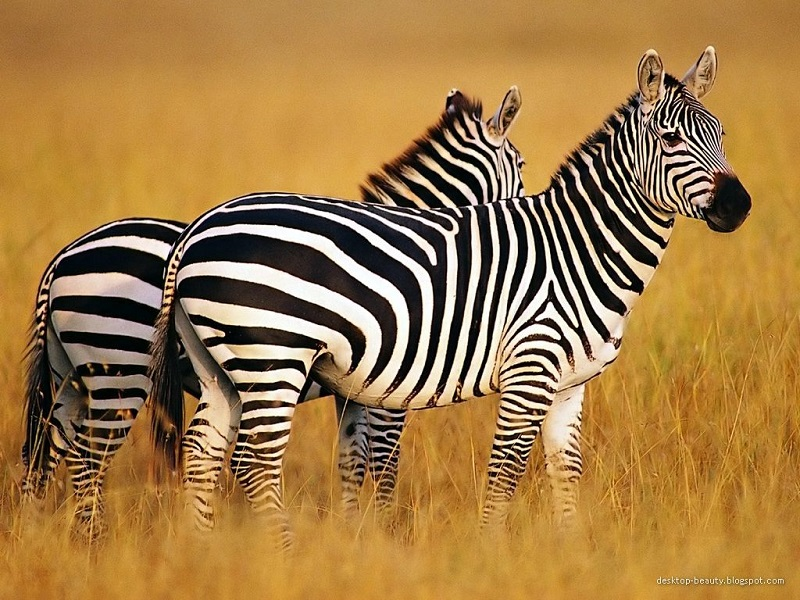
#> input picture Photo/zebra1_small.jpg, 800 x 600 px
$ python t14.edges_detection.py
#> lines starting #> are read from the running program, lines starting #| are printed output that depends on the picture; after the words box and inside, x2 and y2 are one past the last pixel; in counts of white or black regions, pixels touching at a corner belong together
import cv2 as cv
import numpy as np

img=cv.imread('Photo/zebra1_small.jpg')
#> img is the input picture: shape (600, 800, 3); mean B, G, R 70.1, 124.1, 162.8
cv.imshow('img',img)

#edges and gradients

#grayscale
gray=cv.cvtColor(img,cv.COLOR_BGR2GRAY)
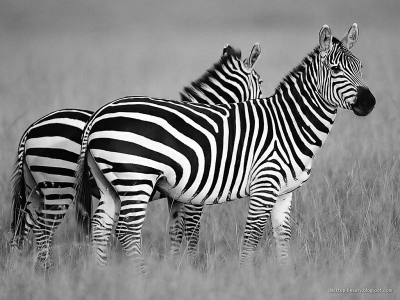
#> gray: shape (600, 800) (shown at 1/2 size); min 0, max 255, mean 129.5
cv.imshow('gray',gray)


#1.laplacian edges
lap=cv.Laplacian(gray,cv.CV_64F)
lap=np.uint8(np.absolute(lap))
cv.imshow('laplacian edges',lap)


#2.sobel
#sobel can computes  for x and y direction
sobelx=cv.Sobel(gray,cv.CV_64F,1,0)
sobely=cv.Sobel(gray,cv.CV_64F,0,1)
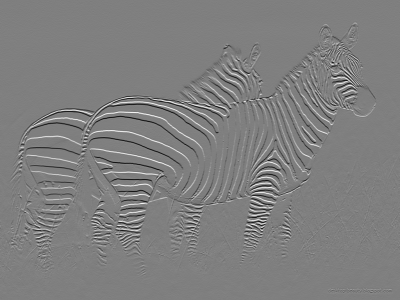
#> sobely: shape (600, 800) float64 (shown at 1/2 size); min -1012, max 1013, mean 0.1; drawn with min black and max white

cv.imshow('Sobel-x',sobelx)
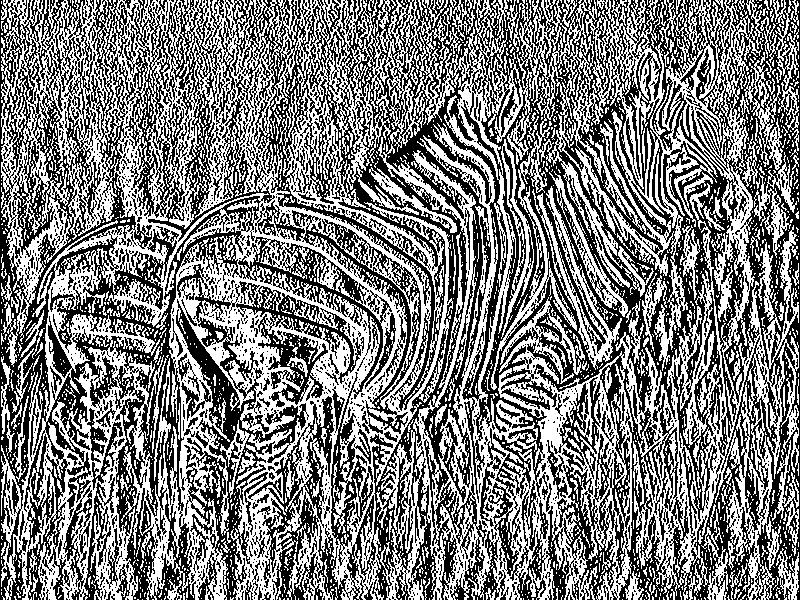
#> window 'Sobel-x': shape (600, 800); 49.1% white in thin lines or dots
cv.imshow('Sobel-y',sobely)
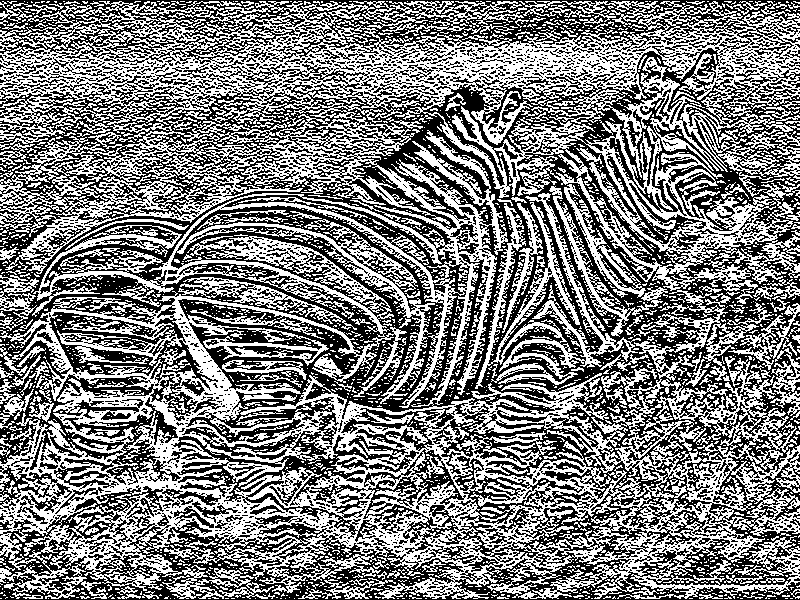
#> window 'Sobel-y': shape (600, 800); 49.2% white in thin lines or dots
#we can combine both sobel images
combined=cv.bitwise_or(sobelx,sobely)
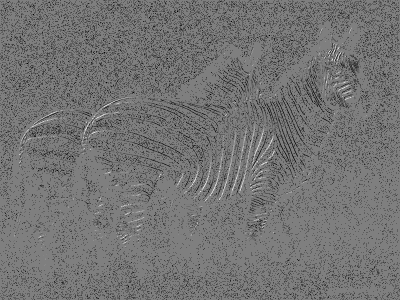
#> combined: shape (600, 800) float64 (shown at 1/2 size); 7.6% of the values are NaN or infinite; the others: min -130944, max 130944, mean -2190.2; drawn with min black, max white, NaN and infinite black
cv.imshow('combined sobel',combined)
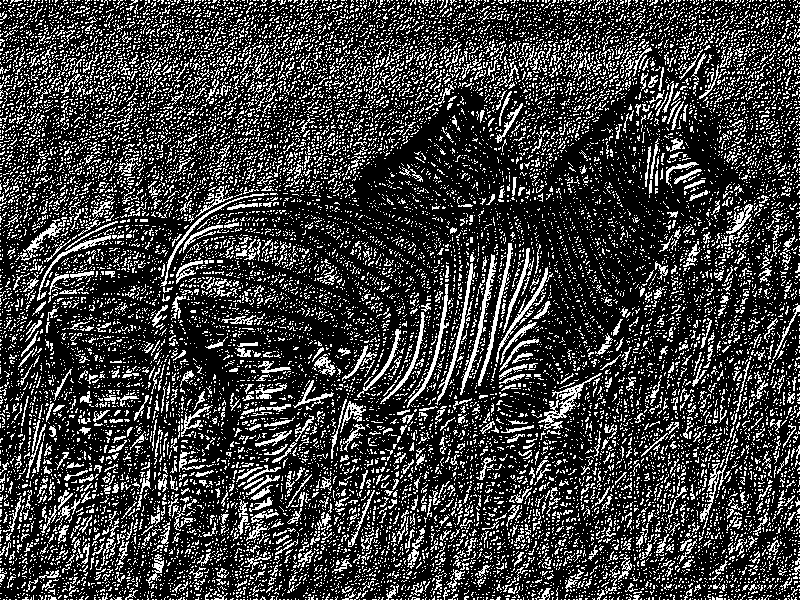
#> window 'combined sobel': shape (600, 800); 23.9% white in thin lines or dots

# 3.canny edge detector
canny=cv.Canny(gray,125,175)
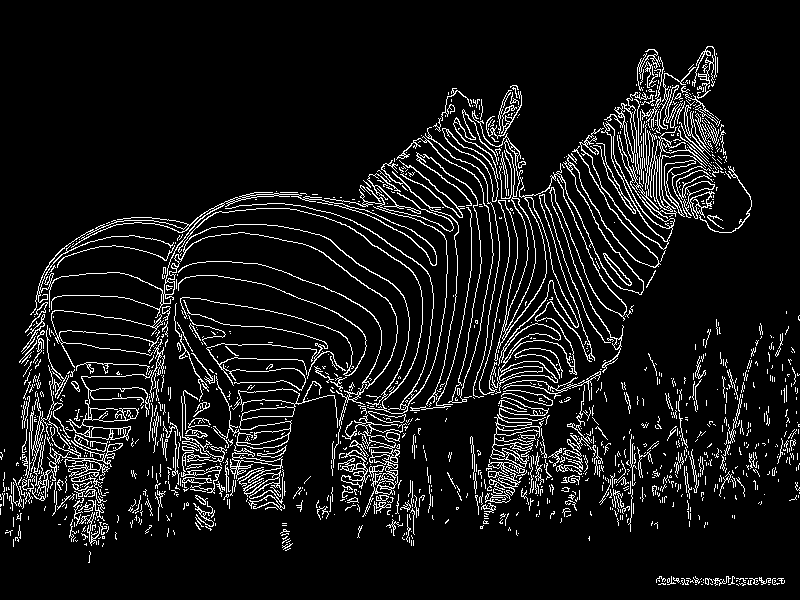
#> canny: shape (600, 800); 8.7% white in thin lines or dots
cv.imshow('canny',canny)


cv.waitKey(0)

$ run again, with Photo/anaisha1.jpg copied over Photo/zebra1_small.jpg
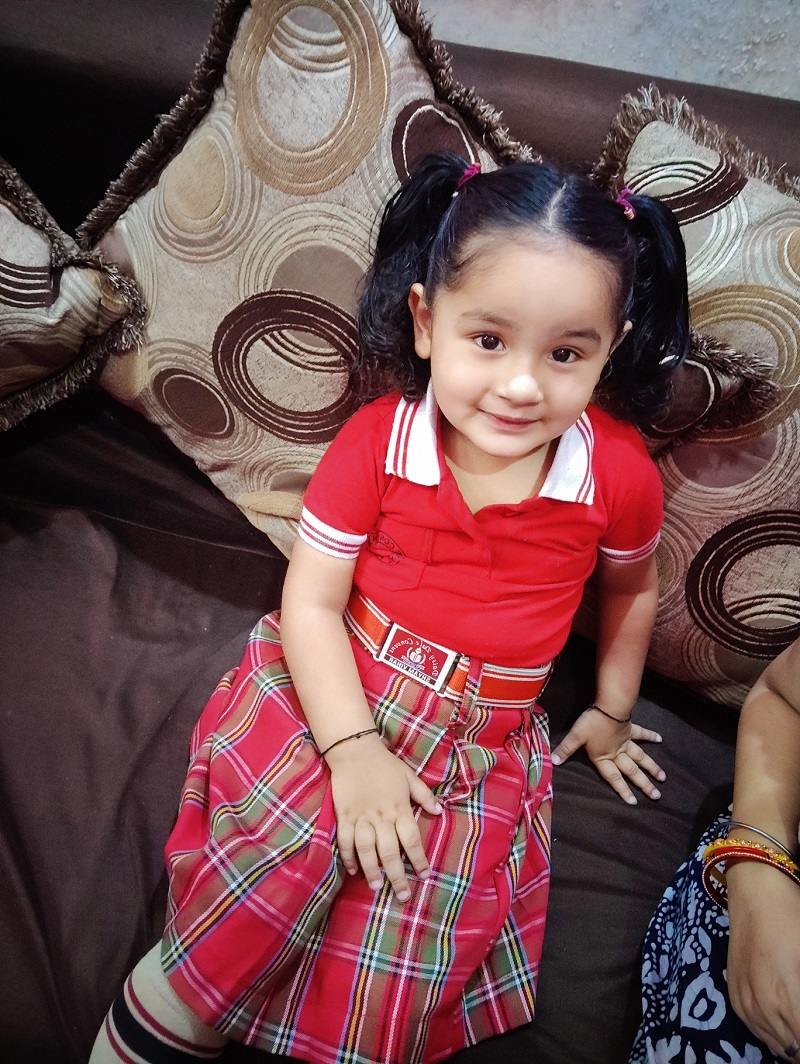
#> input picture Photo/anaisha1.jpg, 800 x 1064 px
#> img is the input picture: shape (1064, 800, 3); mean B, G, R 79.7, 77.9, 114.3
#> `cv.imshow('Sobel-x',sobelx)`:
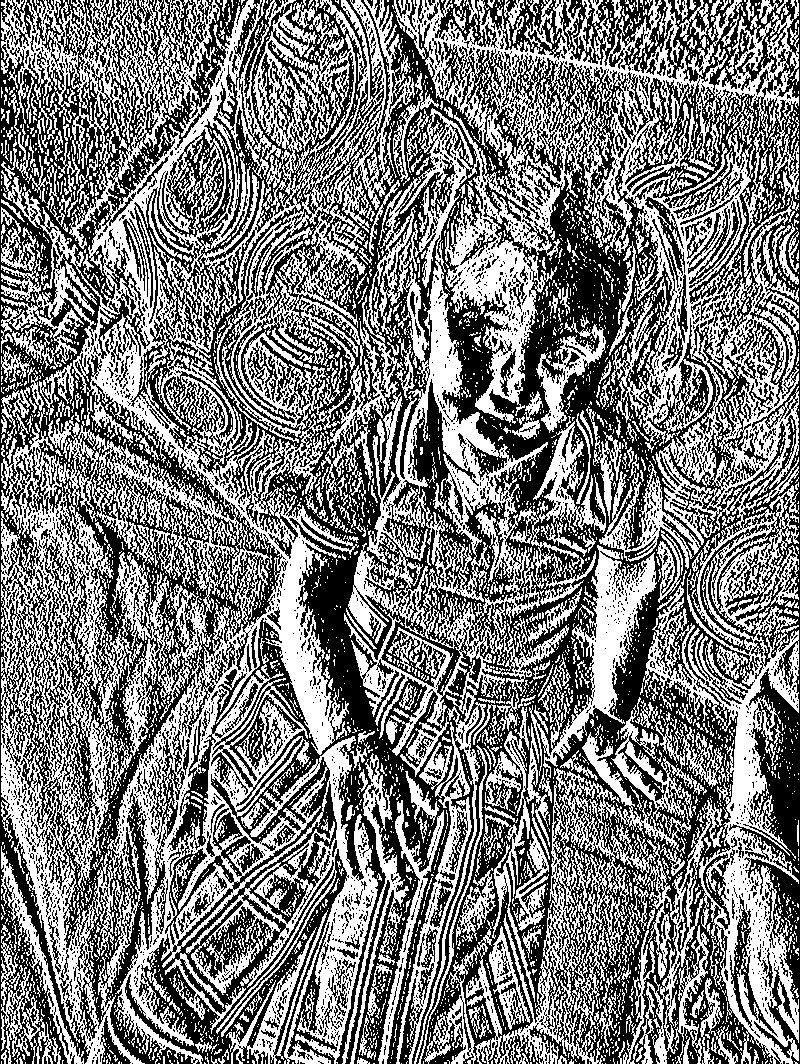
#> window 'Sobel-x': shape (1064, 800); 48.7% white; 4638 white regions (4112 under 20 px), largest, box (x1, y1, x2, y2) and area: (1, 0, 415, 1064) 165708, (344, 0, 799, 1064) 132561, (424, 768, 723, 1064) 19906
#> `canny=cv.Canny(gray,125,175)`:
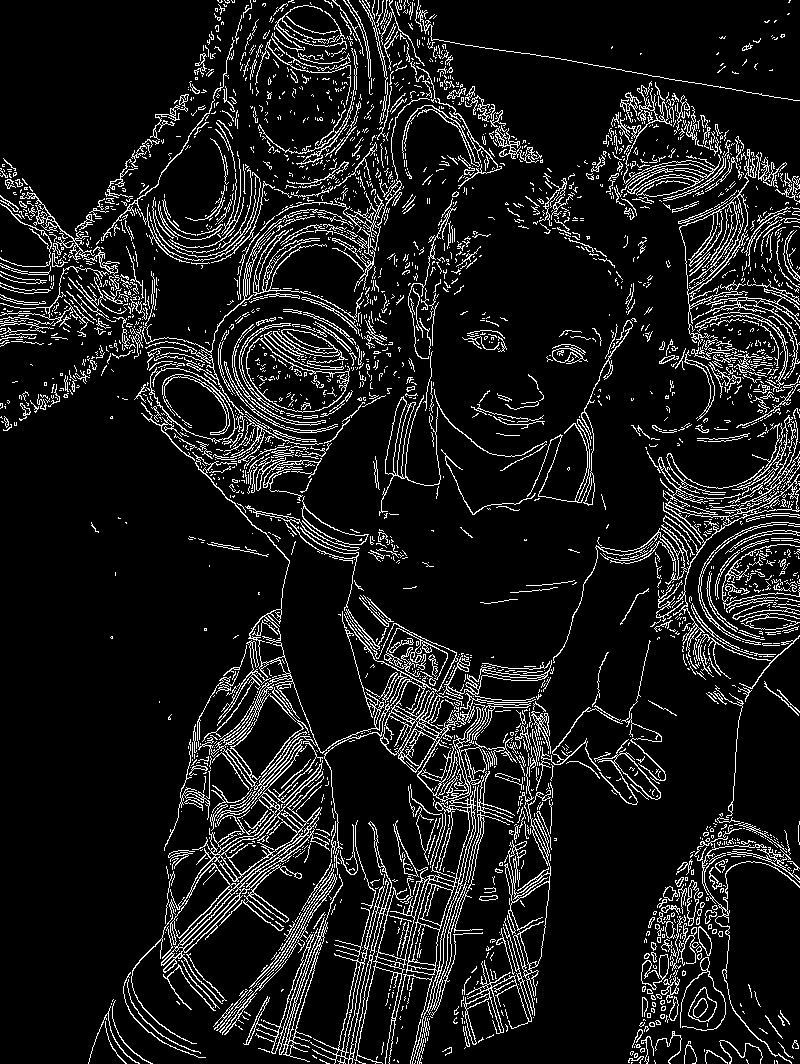
#> canny: shape (1064, 800); 10.4% white in thin lines or dots

$ run again, with Photo/anaishamili1.jpg copied over Photo/zebra1_small.jpg
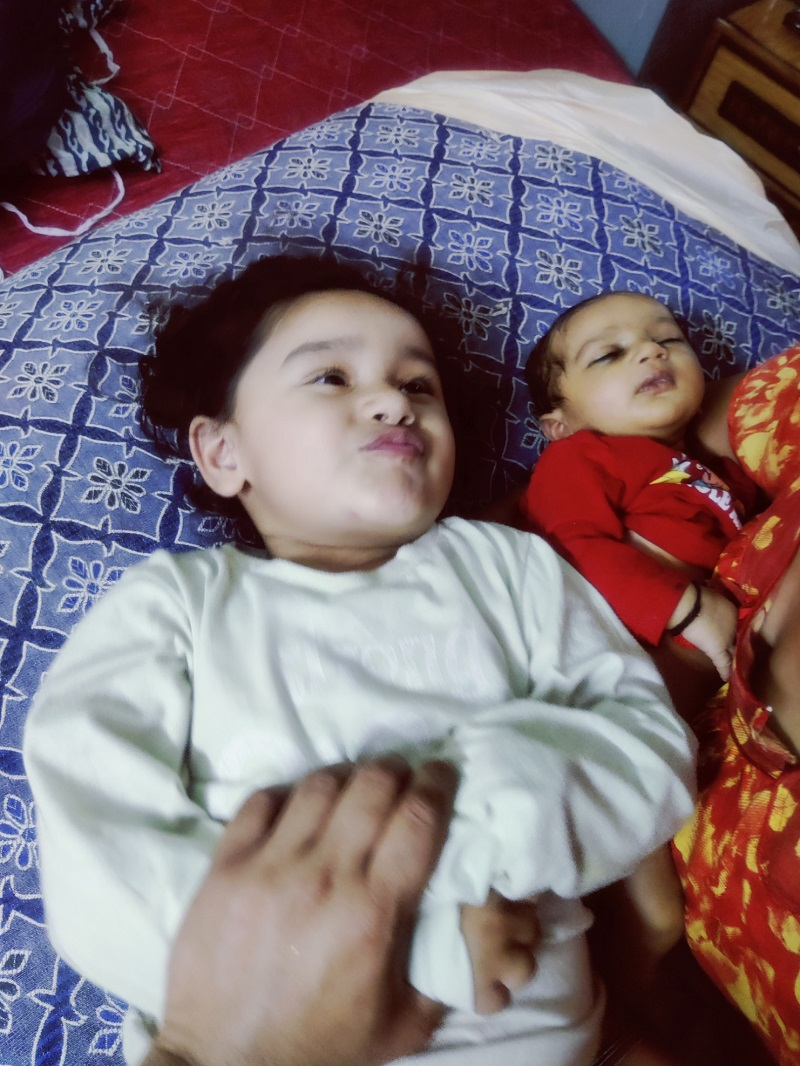
#> input picture Photo/anaishamili1.jpg, 800 x 1066 px
#> img is the input picture: shape (1066, 800, 3); mean B, G, R 116.7, 110.3, 127.8
#> `cv.imshow('Sobel-x',sobelx)`:
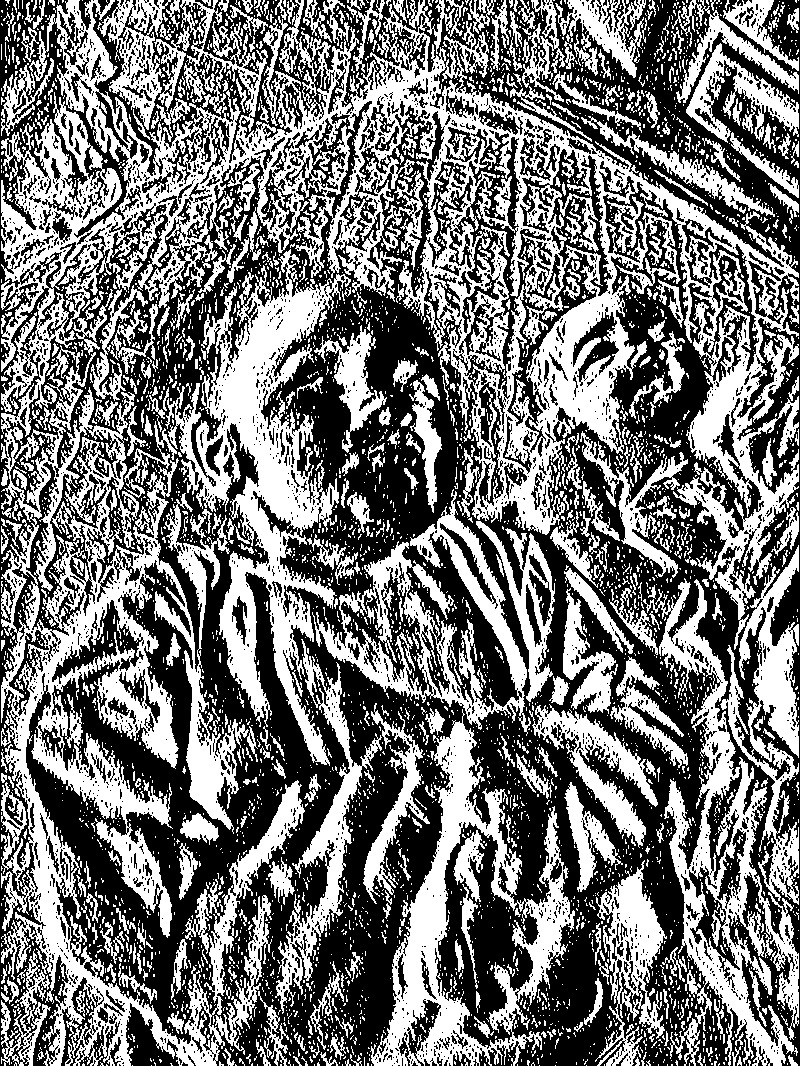
#> window 'Sobel-x': shape (1066, 800); 46.2% white; 4475 white regions (3929 under 20 px), largest, box (x1, y1, x2, y2) and area: (1, 0, 799, 1066) 176147, (165, 249, 351, 766) 29190, (370, 709, 575, 1066) 19581
#> `canny=cv.Canny(gray,125,175)`:
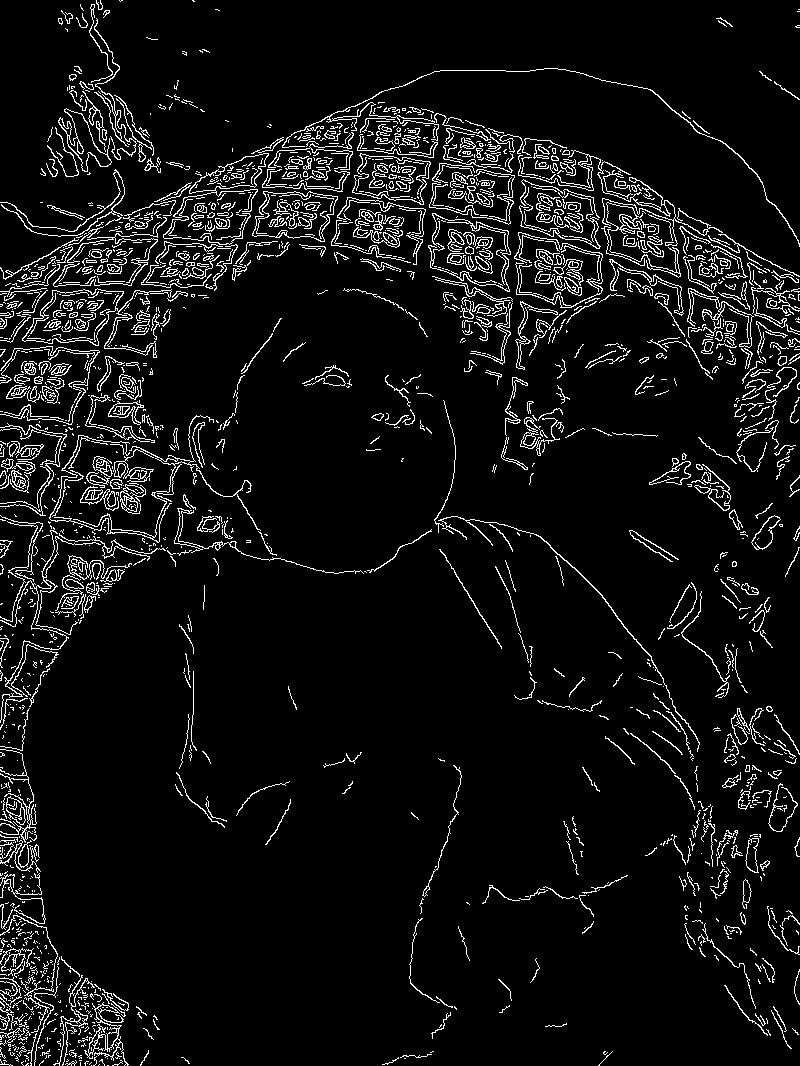
#> canny: shape (1066, 800); 6.6% white in thin lines or dots
